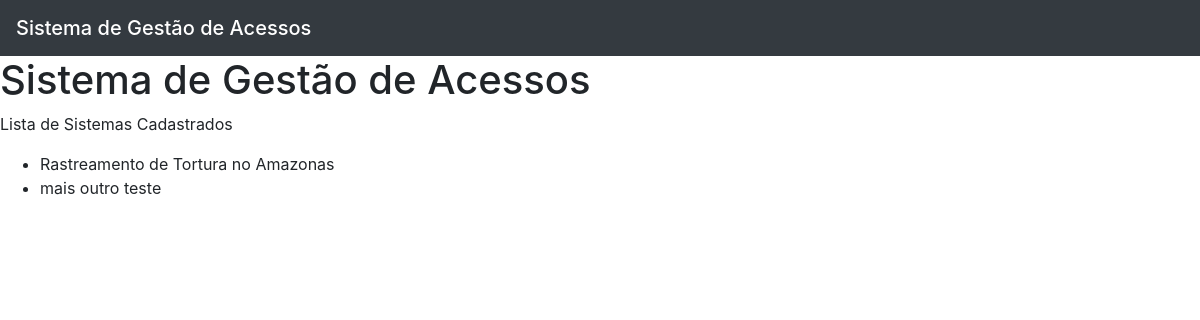
Before: /gestao-acesso/ with the older database file.
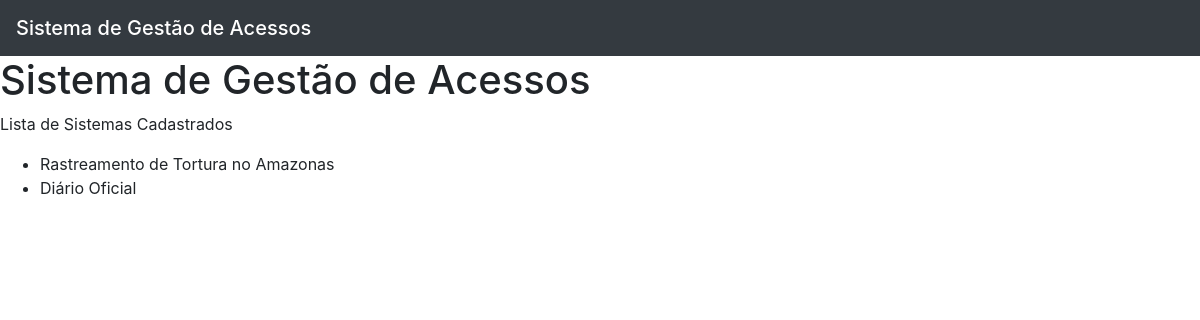
After: the same page with the newer database file.
### gestao_acesso/models.py (models this page shows, shortened)
class Sistema(models.Model):
    nome = models.CharField(max_length=250)
    sigla = models.CharField(max_length=10)

### gestao_acesso/views/diversos.py (the view)
# urls.py: path('', diversos.AboutView.as_view(), name='about'),
class AboutView(TemplateView):
    template_name = "diversos/about.html"
    def get_context_data(self, **kwargs):
        context = super().get_context_data(**kwargs)
        context["sistemas"] = Sistema.objects.all()
        return context

### gestao_acesso/templates/diversos/about.html (shortened to what this page needs)
{% extends 'basic/basic.html' %}
{% block body %}
<h1>Sistema de Gestão de Acessos</h1>
<p>Lista de Sistemas Cadastrados</p>
{% if sistemas %}
    <ul>
        {% for sistema in sistemas %}
            <li>{{ sistema.nome }}</li>
        {% endfor %}
    </ul>
{% else %}
    <p><strong>Não há sistemas cadastrados!</strong></p>
{% endif %}
{% endblock body %}

Changed rows visible on the page:
removed Sistema: nome "mais outro teste"
added Sistema: nome "Diário Oficial"
